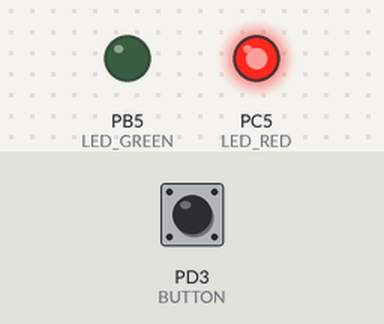
Simulated run of this program. Board: ATmega328P, built with avr-gcc and emulated at 16 MHz. Shown: output pins drawn as LEDs (lit = HIGH). The test bench sets the inputs (shaded band); at power-on: PD3 (BUTTON) HIGH.

Above: at 1.2 s.
1.3 s: PD3 (BUTTON) pulled LOW for 3.2 s
At 4.9 s:
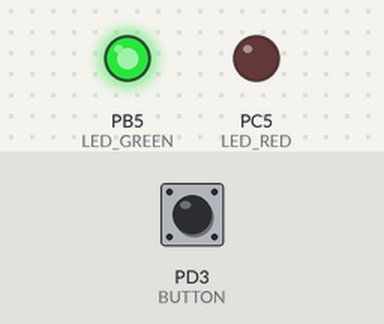
6.0 s: PD3 (BUTTON) pulled LOW for 0.15 s
At 7.4 s:
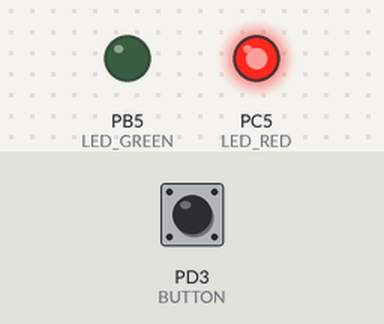
Timing chart, 0 to 9.0 s (numbered marks = the images above; inputs shaded):
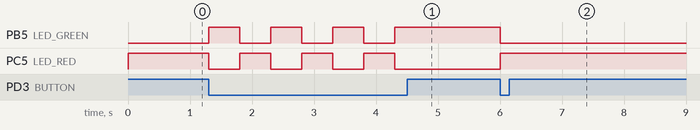

Measured:
- after the input at 1.3 s, PB5 (LED_GREEN): alternates HIGH for 0.50 s and LOW for 0.50 s, 7 changes in all, then stays HIGH, starting at once; PC5 (LED_RED): alternates HIGH for 0.50 s and LOW for 0.50 s, 7 changes in all, then stays LOW, starting at once
- after the input at 6.0 s, PB5 (LED_GREEN): HIGH → LOW at once; PC5 (LED_RED): LOW → HIGH at once

The program:

main.c
```c
// (licence header left out)
/* Defines -----------------------------------------------------------*/
#define LED_GREEN   PB5     // AVR pin where green LED is connected
#define BLINK_DELAY 500
#define LED_RED PC5			// AVR pin where red LED is connected
#define BUTTON PD3			// AVR pin where button is connected
#ifndef F_CPU
# define F_CPU 16000000     // CPU frequency in Hz required for delay
#endif

/* Includes ----------------------------------------------------------*/
#include <util/delay.h>     // Functions for busy-wait delay loops
#include <avr/io.h>         // AVR device-specific IO definitions
#include <avr/sfr_defs.h>

/* Functions ---------------------------------------------------------*/
/**********************************************************************
 * Function: Main function where the program execution begins
 * Purpose:  Toggle two LEDs when a push button is pressed.
 * Returns:  none
 **********************************************************************/
int main(void)
{
    // Green LED at port B
    // Set pin as output in Data Direction Register...
    DDRB = DDRB | (1<<LED_GREEN);
    // ...and turn LED off in Data Register
    PORTB = PORTB & ~(1<<LED_GREEN);

    // Configure the second LED at port C
	// Set pin as output in Data Direction Register
	DDRC =	DDRC | (1<<LED_RED);
	// Turn LED on in Data Register
	PORTC =	PORTC | (1<<LED_RED);

	// Configure Push button at port D and enable internal pull-up resistor
	DDRD = DDRD & ~(1<<BUTTON);

	PORTD = PORTD | (1<<BUTTON);

    // Infinite loop
    while (1)
    {


		if(bit_is_clear(PIND, 3))
		{
			PORTB = PORTB ^ (1<<LED_GREEN);
			PORTC = PORTC ^ (1<<LED_RED);

			// Pause several milliseconds
			_delay_ms(BLINK_DELAY);
		}
    }

    // Will never reach this
    return 0;
}
```
